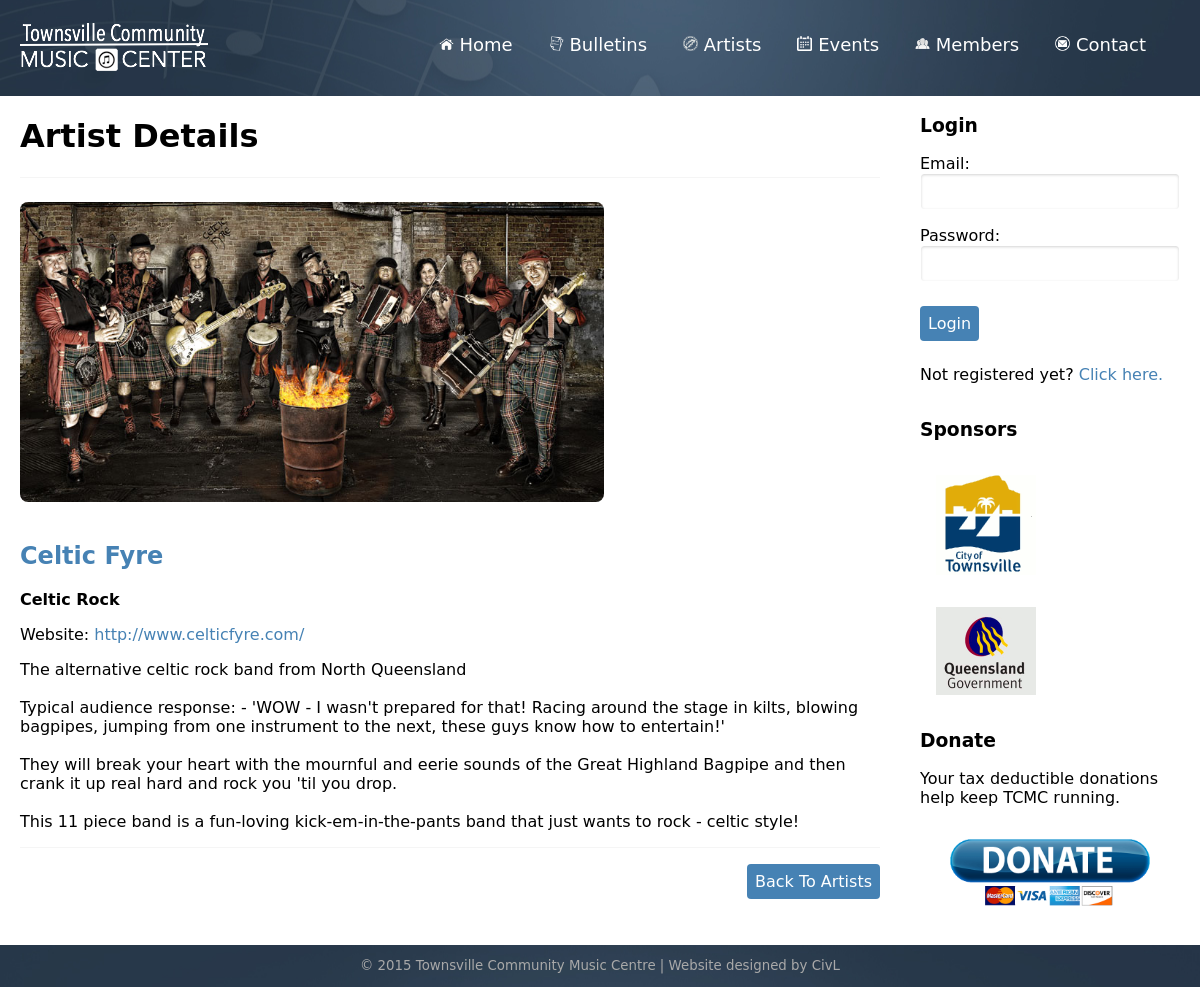
Page /artistDetail.php?artist_id=51 on the committed database.
### tables this page shows
CREATE TABLE "artist" (
  "artist_id" integer NOT NULL PRIMARY KEY AUTOINCREMENT,
  "artist_name" text NOT NULL,
  "artist_category" text NOT NULL,
  "artist_phone" text NOT NULL,
  "artist_email" text NOT NULL,
  "artist_website" text NOT NULL,
  "artist_genre" text NOT NULL,
  "artist_info" text NOT NULL,
  "artist_photo" text NOT NULL,
  "artist_featured" text NOT NULL,
  "user_id" text NOT NULL,
  FOREIGN KEY ("user_id") REFERENCES "user" ("user_id") ON DELETE NO ACTION ON UPDATE NO ACTION
);

### artistDetail.php (the view, shortened to what this page needs)
<?php include("header.php"); ?>
    <div class="container">
        <div class="row">
            <div id="main" class="col wide blockFull">
                <h1>Artist Details</h1>
                <hr>
                <?php
                include("connectdb.php");
                $select = $dat->query('select * from artist where artist_id = ' . $_GET['artist_id']);
                $artist = $select->fetch(PDO::FETCH_ASSOC);
                    echo '<img src="' . $artist['artist_photo'] .'">';
                    echo '<a href="artistDetail.php?artist_id='. $artist["artist_id"] .'"><h2>'. $artist['artist_name'] .'</h2></a>';
                    echo '<p><strong>'. $artist["artist_genre"] .'</strong></p>';
                    if($artist['artist_website']!=null){
                        echo 'Website: <a href="http://'. $artist['artist_website'] .'">'.  $artist['artist_website'] .'</a></p>';
                    }
                    echo '<p>'. nl2br($artist["artist_info"]) .'</p>';
                ?>
                <hr>
                <a href="artists.php"><button class="rightButton">Back To Artists</button></a>
            </div>
            <div id="sidebar" class="col narrow">
                <?php include("sidebar.php");?>
            </div>
        </div>
    </div>
<?php include("footer.php"); ?>

### css/style.css (style rules this page uses)
*, *:after, *:before { -webkit-box-sizing: border-box; -moz-box-sizing: border-box; box-sizing: border-box; }
body { font-family:"Lucida Grande", "Lucida Sans Unicode", "Lucida Sans", "DejaVu Sans", Verdana, sans-serif; }
a:link { color:steelblue; text-decoration:none; }
button { text-align: center; border-radius: .25em; padding: .5em; color: white; background: #4682B4; border: 0; margin: .5em 0; }
img { margin: 1em; }
hr { border: 0; border-top: 1px solid whitesmoke; }
.rightButton { float:right; }
.blockFull img { max-width: 100%; max-height: 300px; border-radius: .5em; margin: 1em 0; }
.row { max-width: 1280px; margin: 0 auto; }
.col { padding: 0 20px; }
.row:before, .row:after { content: ""; display: table; }
.row:after { clear: both; }
@media only screen { .col { float: left; width: 100%; -webkit-box-sizing: border-box; -moz-box-sizing: border-box; box-sizing: border-box; } }
@media only screen and (min-width:768px) { .wide { width: 75%; } }
@media only screen and (min-width:768px) { .narrow { width: 25%; } }

### rows in the picture
artist: artist_photo (picture), artist_name "Celtic Fyre", artist_genre "Celtic Rock", artist_website "http://www.celticfyre.com/", artist_info "The alternative celtic rock band from North Queensland Typical audience response: - 'WOW - I wasn't prepared for that! Racing around the stage in kilts, blowing bagpipes, jumping from one instrument to the next, these guys know how to entertain!' They will break your heart with the mournful and eerie sounds of the Great Highland Bagpipe and then crank it up real hard and rock you 'til you drop. This 11 piece band is a fun-loving kick-em-in-the-pants band that just wants to rock - celtic style!"
